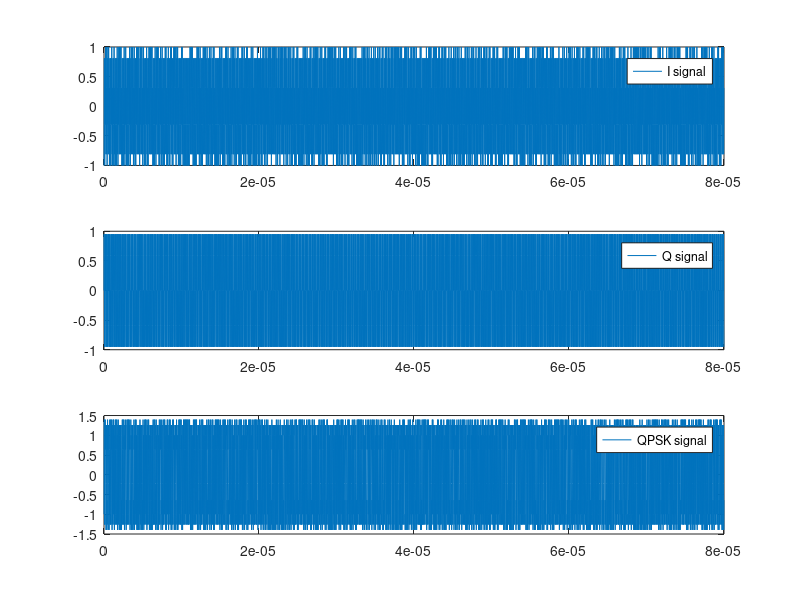
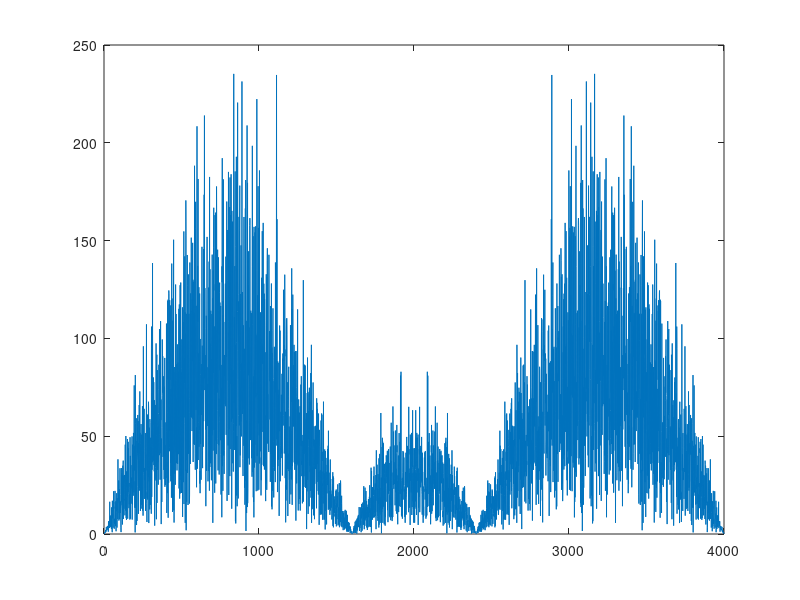
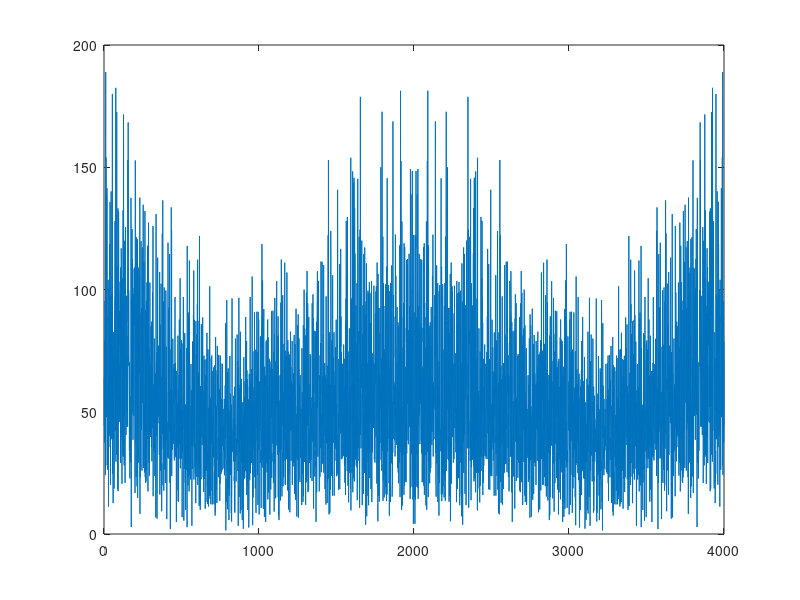

These figures' MATLAB source, in order: (Note: this script raises an error after producing the figures.)
clear all;close all;
fc=2.06e9;                 %载波频率   太关键了，要保证低采样时，载波频率与采样频率之间不存在倍数关系，否则会出大问题
Br=5e6;                 %雷达带宽
fs=10*Br;               %采样频率,满足带通采样定理
Tc=5*1/fs;                %码元周期
Bc=1/Tc;
Tp=5e-6;                %雷达脉宽
t=0:1/fs:15*Tp+Tp-1/fs;      %采样时间
N_r=length(t);          %采样点数
N=16*fix(Tp/Tc);
bitstream=randi([0,1],1,2*N);%随机产生的比特数0、1
bitstream=2*bitstream-1;%单极性变为双极性（0到-1；1到1）
I=[];Q=[];
%奇数进I路,偶数进Q路
for i=1:2*N
    if mod(i,2)~=0
        I=[I,bitstream(i)];
    else
        Q=[Q,bitstream(i)];
    end
end
I_carrier=[];Q_carrier=[];
bit_t=0:1/fs:Tc-1/fs;%定义一个码元的时间轴
for i=1:N
    I_carrier=[I_carrier,I(i)*cos(2*pi*fc*(bit_t+(i-1)*Tc))];%I路载波信号
    Q_carrier=[Q_carrier,Q(i)*cos(2*pi*fc*(bit_t+(i-1)*Tc)+pi/2)];%Q路载波信号
end
%传输信号
QPSK_signal=I_carrier+Q_carrier;%复数只需要给后面加个j即可
%绘图
figure();%产生一个新图
subplot(3,1,1)
plot(t,I_carrier);legend('I signal')%I路信号
subplot(3,1,2)
plot(t,Q_carrier);legend('Q signal')%Q路信号
subplot(3,1,3)
plot(t,QPSK_signal);legend('QPSK signal')%I路、Q路和的信号

snr=0;%信躁比
%接收信号
QPSK_receive=awgn(QPSK_signal,snr,'measured');%awgn()添加噪声
%解调
% for i=1:N
%     I_output=QPSK_receive(1,(i-1)*length(bit_t)+1:i*length(bit_t)).*cos(2*pi*fc*bit_t);
%     if sum(I_output)>0 %积分器求和，大于0为1，否则为-1
%         I_recover(i)=1;
%     else
%         I_recover(i)=-1;
%     end
%      Q_output=QPSK_receive(1,(i-1)*length(bit_t)+1:i*length(bit_t)).*cos(2*pi*fc*bit_t+ pi/2);
%     if sum(Q_output)>0
%         Q_recover(i)=1;
%     else
%         Q_recover(i)=-1;
%     end
% end
II_output=[];
QQ_output=[];
for i=1:N
    II_output=[II_output,QPSK_receive(1,(i-1)*length(bit_t)+1:i*length(bit_t)).*cos(2*pi*fc*(bit_t+(i-1)*Tc))];
    QQ_output=[QQ_output,QPSK_receive(1,(i-1)*length(bit_t)+1:i*length(bit_t)).*cos(2*pi*fc*(bit_t+(i-1)*Tc)+ pi/2)];
end
% err=sum(abs(I-I_recover))/2+sum(abs(Q-Q_recover))/2;
% err_ber=err/(2*N);
figure;
plot(abs(fft(QPSK_signal)))
figure;
plot(abs(fft(II_output)));
II_fliter=lowpass(II_output,Bc,fs);
QQ_fliter=lowpass(QQ_output,Bc,fs);
II_fliter=lowpass(II_output,Bc,fs);
QQ_fliter=lowpass(QQ_output,Bc,fs);
figure;
plot(abs(fft(II_fliter)));
figure;
plot(abs(fft(QQ_fliter)));
for i=1:N
    I_middle=sum(II_fliter(1,(i-1)*5+1:i*5));
    if sum(I_middle)>0 %积分器求和，大于0为1，否则为-1
        I_recover(i)=1;
    else
        I_recover(i)=-1;
    end
    Q_middle=sum(QQ_fliter(1,(i-1)*5+1:i*5));
    if sum(Q_middle)>0 %积分器求和，大于0为1，否则为-1
        Q_recover(i)=1;
    else
        Q_recover(i)=-1;
    end
end
err=sum(abs(I-I_recover))/2+sum(abs(Q-Q_recover))/2;
err_ber=err/(2*N);
figure;
plot(abs(fft(QPSK_receive)));